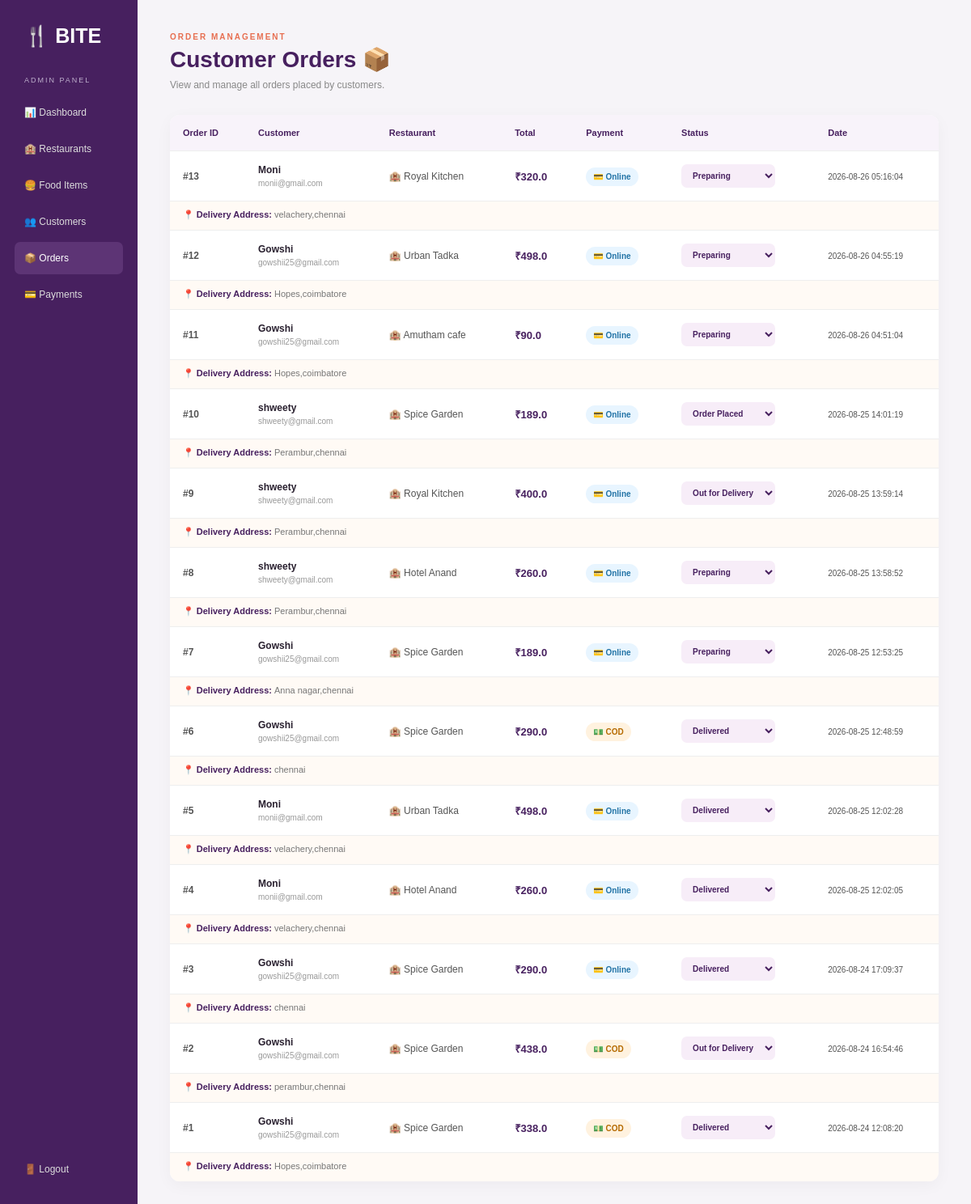
The page /admin-orders (signed in) on the database its author committed.
### tables this page shows
CREATE TABLE orders (
            id INTEGER PRIMARY KEY AUTOINCREMENT,
            user_id INTEGER NOT NULL,
            restaurant_id INTEGER NOT NULL,
            total_amount REAL NOT NULL,
            delivery_address TEXT NOT NULL,
            payment_method TEXT NOT NULL,
            payment_status TEXT DEFAULT 'Pending',
            order_status TEXT DEFAULT 'Order Placed',
            order_date TIMESTAMP DEFAULT CURRENT_TIMESTAMP,

            FOREIGN KEY (user_id)
            REFERENCES users(id),

            FOREIGN KEY (restaurant_id)
            REFERENCES restaurants(id)
        );

CREATE TABLE users (
            id INTEGER PRIMARY KEY AUTOINCREMENT,
            name TEXT NOT NULL,
            email TEXT UNIQUE NOT NULL,
            phone TEXT NOT NULL,
            password TEXT NOT NULL,
            address TEXT
        );

CREATE TABLE restaurants (
            id INTEGER PRIMARY KEY AUTOINCREMENT,
            name TEXT NOT NULL,
            description TEXT,
            location TEXT,
            phone TEXT,
            rating REAL DEFAULT 0,
            delivery_time TEXT,
            image TEXT,
            status TEXT DEFAULT 'Open'
        );

### app.py (the view)
@app.route("/admin-orders")
def admin_orders():
    if "admin_logged_in" not in session:
        return redirect(url_for("admin_login"))
    conn = get_db_connection()
    orders = conn.execute("""
        SELECT
            orders.id AS order_id,
            users.name AS customer_name,
            users.email AS customer_email,
            restaurants.name AS restaurant_name,
            orders.total_amount,
            orders.delivery_address,
            orders.payment_method,
            orders.payment_status,
            orders.order_status,
            orders.order_date

        FROM orders

        JOIN users
        ON orders.user_id = users.id

        JOIN restaurants
        ON orders.restaurant_id = restaurants.id

        ORDER BY orders.order_date DESC
    """).fetchall()
    conn.close()
    return render_template(
        "admin_orders.html",
        orders=orders
    )

### app.py (called while the page is built)
def get_db_connection():
    conn = sqlite3.connect(DATABASE)
    conn.row_factory = sqlite3.Row
    return conn

### templates/admin_orders.html (shortened to what this page needs)
<!DOCTYPE html>
<html lang="en">
<head>
    <link rel="stylesheet"
          href="{{ url_for('static', filename='css/admin_orders.css') }}">
</head>
<body>
<div class="admin-layout">
    <aside class="sidebar">
        <div class="admin-logo">
            🍴 BITE
        </div>
        <p class="admin-label">
            ADMIN PANEL
        </p>
        <a href="/admin-dashboard">
            📊 Dashboard
        </a>
        <a href="/admin-restaurants">
            🏨 Restaurants
        </a>
        <a href="/admin-foods">
            🍔 Food Items
        </a>
        <a href="/admin-customers">
            👥 Customers
        </a>
        <a href="/admin-orders" class="active">
            📦 Orders
        </a>
        <a href="/admin-payments">
            💳 Payments
        </a>
        <a href="/admin-logout">
            🚪 Logout
        </a>
    </aside>
    <main class="admin-content">
        <div class="page-header">
            <p>
                ORDER MANAGEMENT
            </p>
            <h1>
                Customer Orders 📦
            </h1>
            <span>
                View and manage all orders placed by customers.
            </span>
        </div>
        <div class="orders-card">
            {% if orders %}
            <div class="table-container">
                <table>
                    <thead>
                        <tr>
                            <th>
                                Order ID
                            </th>
                            <th>
                                Customer
                            </th>
                            <th>
                                Restaurant
                            </th>
                            <th>
                                Total
                            </th>
                            <th>
                                Payment
                            </th>
                            <th>
                                Status
                            </th>
                            <th>
                                Date
                            </th>
                        </tr>
                    </thead>
                    <tbody>
                    {% for order in orders %}
                        <tr>
                            <td>
                                <strong>
                                    #{{ order.order_id }}
                                </strong>
                            </td>
                            <td>
                                <div class="customer">
                                    <strong>
                                        {{ order.customer_name }}
                                    </strong>
                                    <small>
                                        {{ order.customer_email }}
                                    </small>
                                </div>
                            </td>
                            <td>
                                🏨 {{ order.restaurant_name }}
                            </td>
                            <td>
                                <strong class="amount">
                                    ₹{{ order.total_amount }}
                                </strong>
                            </td>
                            <td>
                                {% if order.payment_method == "COD" %}
                                    <span class="payment cod">
                                        💵 COD
                                    </span>
                                {% else %}
                                    <span class="payment online">
                                        💳 Online
                                    </span>
                                {% endif %}
                            </td>
                            <td>
                                <form
                                    action="{{ url_for('admin_update_order', order_id=order.order_id) }}"
                                    method="POST"
                                    class="status-form">
                                    <select
                                        name="order_status"
                                        onchange="this.form.submit()">
                                        <option
                                            value="Order Placed"
                                            {% if order.order_status == "Order Placed" %}selected{% endif %}>
                                            Order Placed
                                        </option>
                                        <option
                                            value="Preparing"
                                            {% if order.order_status == "Preparing" %}selected{% endif %}>
                                            Preparing
                                        </option>
                                        <option
                                            value="Out for Delivery"
                                            {% if order.order_status == "Out for Delivery" %}selected{% endif %}>
                                            Out for Delivery
                                        </option>
                                        <option
                                            value="Delivered"
                                            {% if order.order_status == "Delivered" %}selected{% endif %}>
                                            Delivered
                                        </option>
                                    </select>
                                </form>
                            </td>
                            <td>
                                <small>
                                    {{ order.order_date }}
                                </small>
                            </td>
                        </tr>
                        <tr class="address-row">
                            <td colspan="7">
                                📍
                                <strong>
                                    Delivery Address:
                                </strong>
                                {{ order.delivery_address }}
                            </td>
                        </tr>
                    {% endfor %}
                    </tbody>
                </table>
            </div>
            {% endif %}
        </div>
    </main>
</div>
</body>
</html>

### static/css/admin_orders.css (style rules this page uses)
* { margin: 0; padding: 0; box-sizing: border-box; }
body { font-family: Arial, sans-serif; background: #f6f4f8; color: #29202f; }
.admin-layout { display: flex; min-height: 100vh; }
.sidebar { width: 240px; background: #47205f; padding: 30px 18px; display: flex; flex-direction: column; }
.admin-logo { color: white; font-size: 25px; font-weight: bold; padding: 0 12px; margin-bottom: 35px; }
.admin-label { color: #bdaecc; font-size: 9px; letter-spacing: 2px; margin: 0 12px 15px; }
.sidebar a { color: #ddd; text-decoration: none; padding: 13px 12px; border-radius: 7px; font-size: 12px; margin-bottom: 5px; }
.sidebar a:hover, .sidebar a.active { background: #5d3475; color: white; }
.sidebar a:last-child { margin-top: auto; }
.admin-content { flex: 1; padding: 40px; }
.page-header p { color: #e76f51; font-size: 10px; letter-spacing: 2px; font-weight: bold; }
.page-header h1 { color: #47205f; font-size: 28px; margin-top: 6px; }
.page-header span { color: #888; font-size: 12px; display: block; margin-top: 8px; }
.orders-card { background: white; margin-top: 30px; border-radius: 12px; overflow: hidden; box-shadow: 0 5px 20px rgba(0,0,0,0.04); }
.table-container { width: 100%; overflow-x: auto; }
table { width: 100%; border-collapse: collapse; min-width: 950px; }
thead { background: #f8f3fa; }
th { color: #47205f; font-size: 11px; text-align: left; padding: 16px; white-space: nowrap; }
td { padding: 16px; border-top: 1px solid #eee; font-size: 12px; color: #555; vertical-align: middle; }
.customer { display: flex; flex-direction: column; gap: 4px; }
.customer strong { color: #29202f; font-size: 12px; }
.customer small { color: #999; font-size: 10px; }
.amount { color: #47205f; font-size: 13px; }
.payment { padding: 6px 9px; border-radius: 15px; font-size: 10px; font-weight: bold; white-space: nowrap; }
.payment.cod { background: #fff2df; color: #b56a00; }
.payment.online { background: #e8f5ff; color: #2374a6; }
.address-row td { background: #fffaf5; color: #777; font-size: 11px; padding-top: 10px; padding-bottom: 12px; }
.address-row strong { color: #47205f; }
.status-form { margin: 0; }
.status-form select { border: none; background: #f7edf8; color: #47205f; padding: 8px 10px; border-radius: 7px; font-size: 10px; font-weight: bold; cursor: pointer; outline: none; }

### rows shown on the page
orders: order_id "13", customer_name "Moni", customer_email "monii@gmail.com", restaurant_name "Royal Kitchen", total_amount "320.0", payment_method "💳 Online", order_status "Preparing", order_date "2026-08-26 05:16:04", delivery_address "velachery,chennai"
orders: order_id "12", customer_name "Gowshi", customer_email "gowshii25@gmail.com", restaurant_name "Urban Tadka", total_amount "498.0", payment_method "💳 Online", order_status "Preparing", order_date "2026-08-26 04:55:19", delivery_address "Hopes,coimbatore"
orders: order_id "11", customer_name "Gowshi", customer_email "gowshii25@gmail.com", restaurant_name "Amutham cafe", total_amount "90.0", payment_method "💳 Online", order_status "Preparing", order_date "2026-08-26 04:51:04", delivery_address "Hopes,coimbatore"
orders: order_id "10", customer_name "shweety", customer_email "shweety@gmail.com", restaurant_name "Spice Garden", total_amount "189.0", payment_method "💳 Online", order_status "Order Placed", order_date "2026-08-25 14:01:19", delivery_address "Perambur,chennai"
orders: order_id "9", customer_name "shweety", customer_email "shweety@gmail.com", restaurant_name "Royal Kitchen", total_amount "400.0", payment_method "💳 Online", order_status "Out for Delivery", order_date "2026-08-25 13:59:14", delivery_address "Perambur,chennai"
orders: order_id "8", customer_name "shweety", customer_email "shweety@gmail.com", restaurant_name "Hotel Anand", total_amount "260.0", payment_method "💳 Online", order_status "Preparing", order_date "2026-08-25 13:58:52", delivery_address "Perambur,chennai"
orders: order_id "7", customer_name "Gowshi", customer_email "gowshii25@gmail.com", restaurant_name "Spice Garden", total_amount "189.0", payment_method "💳 Online", order_status "Preparing", order_date "2026-08-25 12:53:25", delivery_address "Anna nagar,chennai"
orders: order_id "6", customer_name "Gowshi", customer_email "gowshii25@gmail.com", restaurant_name "Spice Garden", total_amount "290.0", payment_method "💵 COD", order_status "Delivered", order_date "2026-08-25 12:48:59", delivery_address "chennai"
orders: order_id "5", customer_name "Moni", customer_email "monii@gmail.com", restaurant_name "Urban Tadka", total_amount "498.0", payment_method "💳 Online", order_status "Delivered", order_date "2026-08-25 12:02:28", delivery_address "velachery,chennai"
orders: order_id "4", customer_name "Moni", customer_email "monii@gmail.com", restaurant_name "Hotel Anand", total_amount "260.0", payment_method "💳 Online", order_status "Delivered", order_date "2026-08-25 12:02:05", delivery_address "velachery,chennai"
orders: order_id "3", customer_name "Gowshi", customer_email "gowshii25@gmail.com", restaurant_name "Spice Garden", total_amount "290.0", payment_method "💳 Online", order_status "Delivered", order_date "2026-08-24 17:09:37", delivery_address "chennai"
orders: order_id "2", customer_name "Gowshi", customer_email "gowshii25@gmail.com", restaurant_name "Spice Garden", total_amount "438.0", payment_method "💵 COD", order_status "Out for Delivery", order_date "2026-08-24 16:54:46", delivery_address "perambur,chennai"
orders: order_id "1", customer_name "Gowshi", customer_email "gowshii25@gmail.com", restaurant_name "Spice Garden", total_amount "338.0", payment_method "💵 COD", order_status "Delivered", order_date "2026-08-24 12:08:20", delivery_address "Hopes,coimbatore"
